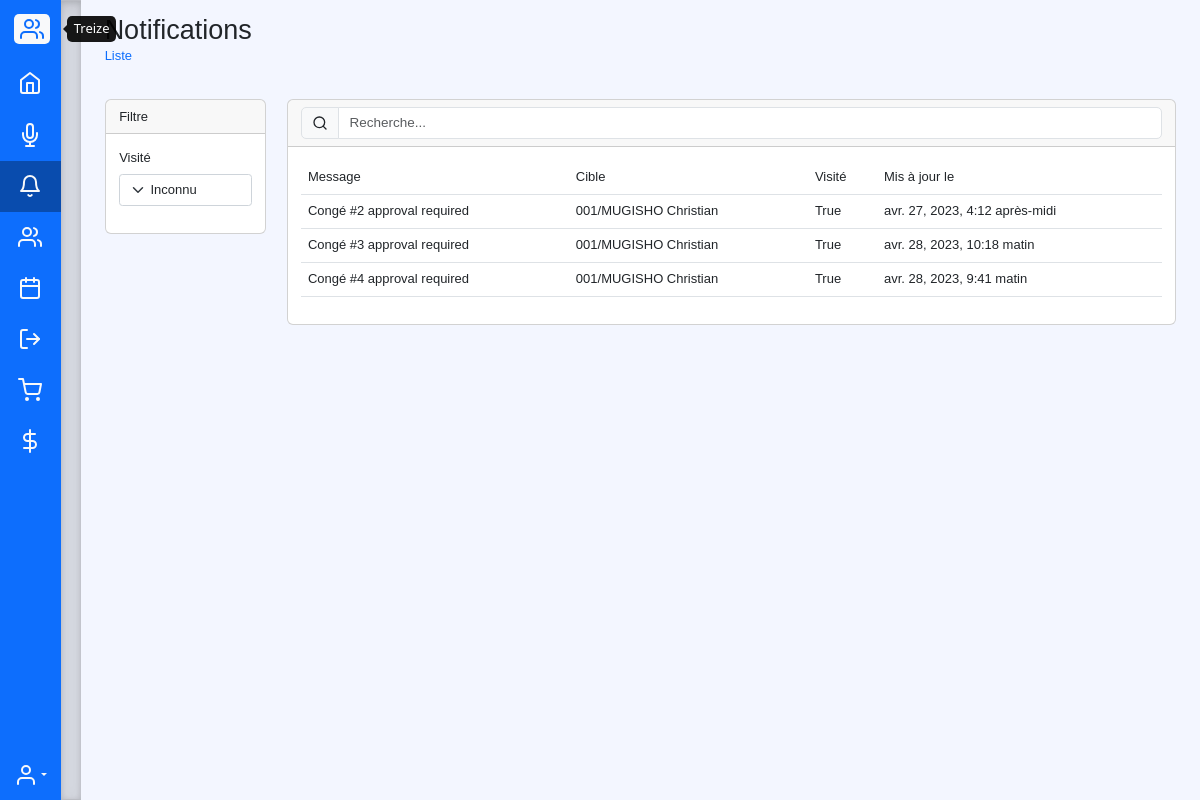
The app's page /list/core/notification (signed in) with its own data.
### core/models.py (models this page shows, shortened)
class Notification(models.Model):
    message = models.TextField(verbose_name="Message")
    target = models.ForeignKey('employee.Employee', verbose_name="Cible", null=True, on_delete=models.SET_NULL)
    redirect_to = models.URLField(verbose_name="Rediriger vers", max_length=250)
    visited = models.BooleanField(verbose_name="Visité", default=False)
    updated = models.DateTimeField(verbose_name="Mise à jour le", auto_now=True)
    created = models.DateTimeField(verbose_name="Créée le", auto_now_add=True)
    conf = {
        'icon': 'bell',
        'entry': reverse_lazy('core:list', kwargs={'app': 'core', 'model': 'notification'}),
        'list': {
            'display': [('message', 'Message'), ('target', 'Cible'), ('visited', 'Visité'), ('updated', 'Mis à jour le')],
            'filter': ['visited'],
            'action': []
        }
    }
    class Meta:
        verbose_name = "Notification"

### employee/models.py (models this page shows, shortened)
class Employee(models.Model):
    STATUS = (
        ('Actif', 'Actif'),
        ('Indisponibilite', 'Indisponibilite'),
        ('Licenciement', 'Licenciement'),
        ('Inactif', 'Inactif')
    )
    GENDERS = (("Male", "Homme"), ("Female", "Femme"))
    direction = models.ForeignKey(Direction, verbose_name="Direction", null=True, on_delete=models.SET_NULL)
    subDirection = models.ForeignKey(SubDirection, verbose_name="Sous-Direction/Technostructure", null=True, on_delete=models.SET_NULL)
    service = models.ForeignKey(Service, verbose_name="Service", null=True, on_delete=models.SET_NULL)
    function = models.ForeignKey(Function, verbose_name="Fonction", null=True, on_delete=models.SET_NULL)
    grade = models.ForeignKey(Grade, verbose_name="Grade", null=True, on_delete=models.SET_NULL)
    profile = models.ImageField(upload_to=upload_directory_file, blank=True, null=True, default=None)
    matricule = models.CharField("Matricule", unique=True, max_length=100, null=True, default=None)
    agreement = models.CharField("Type de contrat", max_length=10, choices=choices(Agreement, 'name'), null=True,
                                 default=None)
    first_name = models.CharField("Prenom", max_length=100, blank=True, null=True, default=None)
    middle_name = models.CharField("Deuxième prénom", max_length=100, blank=True, null=True, default=None)
    last_name = models.CharField("Nom", max_length=100, blank=True, null=True, default=None)
    n_cnss = models.CharField("N. CNSS", max_length=50, blank=True, null=True, default=None)
    n_inpp = models.CharField("N. INPP", max_length=50, blank=True, null=True, default=None)
    n_onem = models.CharField("N. ONEM", max_length=50, blank=True, null=True, default=None)
    gender = models.CharField("Genre", max_length=10, choices=GENDERS, null=True,
                              default="Male")
    marital_status = models.CharField("Etat civil", max_length=12,
                                      choices=(("Maried", "Marie"), ("Single", "Celibataire"), ("Widower", "Veuf(ve)")),
                                      default="Celibataire")
    spouse = models.CharField("Nom du cojoint(e)", max_length=100, blank=True, null=True, default=None)
    dob = models.DateField("Date de naissance", help_text='YYYY-MM-DD', blank=True, null=True, default=None)
    doj = models.DateField("Date d'entrée en fonction", help_text='YYYY-MM-DD', blank=True, null=True, default=None)
    mobile_number = PhoneNumberField("Numéro de mobile", null=True, default=None)
    address = models.TextField("Adresse permanente", blank=True, null=True, default=None)
    emergency_information = models.TextField("Information de contact d'urgence", null=True, default=None)
    syndicate = models.CharField("Syndicat", max_length=10, choices=choices(Syndicat, 'name'), blank=True, null=True,
                                 default=None)
    branch = models.CharField("Branch", max_length=10, choices=choices(Branch, 'name'))
    payment_method = models.CharField("Mode de paiement", max_length=10, choices=choices(PaymentMethod, 'name'))
    payer_name = models.CharField("Nom de la banque/Agent payeur", max_length=50, blank=True, null=True, default=None)
    pay_account = models.CharField("Numero de compte", max_length=50, blank=True, null=True, default=None)
    comment = models.TextField("Commentaire", blank=True, null=True, default=None)
    status = models.CharField(verbose_name="Status", max_length=20, choices=STATUS, default=STATUS[0][0])
    updated = models.DateTimeField(verbose_name="Mise à jour le", auto_now=True)
    created = models.DateTimeField(verbose_name="Créée le", auto_now_add=True)
    conf = {
        'icon': 'users',
        'description': 'value',
        'entry': reverse_lazy('core:list', kwargs={'app': 'employee', 'model': 'employee'}),
        'list': {
            'display': [('matricule', 'Matricule'), ('direction', 'Direction'), ('function', 'Fonction'), ('last_name', 'Nom'), ('first_name', 'Prenom'), ('status', 'Status'), ('updated', 'Mis à jour le')],
            'filter': ['direction', 'subDirection', 'function', 'grade', 'gender', 'marital_status', 'branch', 'payment_method', 'status', 'doj'],
            'action': [{
                'method': 'GET',
                'href': reverse_lazy('core:create', kwargs={'app': 'employee', 'model': 'employee'}),
                'class': 'btn btn-primary',
                'title': 'Ajouter'
            }]
        },
        'change': {
            'form': {
                'fields': ['direction', 'subDirection', 'service', 'function',
                           'grade', 'matricule', 'agreement', 'branch',
                           'profile', 'last_name', 'middle_name', 'first_name', 'dob',
                           'gender', 'marital_status', 'spouse', 'mobile_number', 'address',
                           'doj', 'n_cnss', 'n_inpp', 'n_onem',
                           'payment_method', 'pay_account', 'payer_name', 'emergency_information', 'comment', 'status'],
                'inlines': [{
                    'app': 'core',
                    'model': 'user',
                    'fields': ['email', 'groups']
                }, {
                    'app': 'employee',
                    'model': 'child',
                    'fields': ['full_name', 'dob', 'birth_certificate']
                }, {
                    'app': 'employee',
                    'model': 'document',
                    'fields': ['name', 'doc']
                }]
            },
            'action': [{
                'method': 'GET',
                'href': reverse_lazy('core:delete', kwargs={'app': 'employee', 'model': 'employee'}),
                'class': 'btn btn-danger',
                'title': 'Delete',
                'condition': 'True'
            }, {
                'method': 'GET',
                'href': reverse_lazy('core:document', kwargs={'app': 'employee', 'model': 'employee', 'document': 'employee'}),
                'class': 'btn btn-info',
                'title': 'Document',
                'condition': 'True'
            }]
        },
        'create': {
            'form': {
                'fields': ['direction', 'subDirection', 'service', 'function',
                           'grade', 'matricule', 'agreement', 'branch',
                           'profile', 'last_name', 'middle_name', 'first_name', 'dob',
                           'gender', 'marital_status', 'spouse', 'mobile_number', 'address',
                           'doj', 'n_cnss', 'n_inpp', 'n_onem',
                           'payment_method', 'pay_account', 'payer_name', 'emergency_information', 'comment', 'status'],
                'inlines': []
            }
        }
    }
    def full_name(self):
        return f"{self.last_name} {self.first_name}"
    def __str__(self):
        return f"{self.matricule}/{self.full_name()}"

### core/views.py (the view)
# urls.py: path('list/<str:app>/<str:model>', List.as_view(), name='list'),
class List(LoginRequiredMixin, View):
    def get(self, request, app, model):
        model = apps.get_model(app, model_name=model)
        fields = {'filter': getattr(model, 'conf', {}).get('list', {}).get('filter', [])}
        _filter = filterset_factory(model, **fields)(request.GET, queryset=model.objects.select_related().all())
        filter_form = _filter.form
        qs = _filter.qs
        return render(request, f'{self.__class__.__name__.lower()}.html', locals())

### core/filters.py (called while the page is built)
def filterset_factory(model, filter="__all__"):
    meta = type(str("Meta"), (object,), {"model": model, "fields": filter})
    filterset = type(str("%sFilterSet" % model._meta.object_name), (AdvanceFilterSet,), {"Meta": meta})
    return filterset

### core/templatetags/core.py (called while the page is built)
@register.filter(name='getattr')
def getter(obj, field):
    return getattr(obj, field, None)

### templates/list.html (shortened to what this page needs)
{% extends 'base.html' %}
{% load core %}
{% load crispy_forms_tags %}
{% block content %}
<div class="container-fluid">
    <div class="row">
        <div class="col">
            <h2 class="m-0">{{ model|getattr:'_meta'|getattr:'verbose_name_plural'|title }}</h2>
            <nav aria-label="breadcrumb">
              <ol class="breadcrumb">
                <li class="breadcrumb-item"><a href="{% url 'core:list' model|getattr:'_meta'|getattr:'app_label' model|getattr:'_meta'|getattr:'model_name' %}" class="text-decoration-none">Liste</a></li>
              </ol>
            </nav>
        </div>
        <div class="col text-end">
        </div>
    </div>
    <div class="row mt-4">
        {% if filter_form and filter_form.fields|length > 1 %}
        <div class="col-2">
            <div class="card">
                <div class="card-header">Filtre</div>
                <div class="card-body">
                    {{ filter_form|crispy }}
                </div>
            </div>
        </div>
        {% endif %}
        <div class="col">
            <div class="card">
                <div class="card-header">
                    <form method="get" class="input-group">
                        <span class="input-group-text" id="basic-addon1"><i data-feather="search" class="small-icon"></i></span>
                        <input type="text" class="form-control" placeholder="Recherche..." name="q" value="{{ request.GET.q }}">
                    </form>
                </div>
                <div class="card-body">
                    <table class="table table-hover table-responsive">
                        <thead>
                            <tr>
                                {% for field in model.conf.list.display %}
                                    <th>{{ field.1 }}</th>
                                {% endfor %}
                            </tr>
                        </thead>
                        <tbody>
                            {% for obj in qs %}<tr data-url='{% url 'core:change' model|getattr:'_meta'|getattr:'app_label' model|getattr:'_meta'|getattr:'model_name' %}?pk={{ obj.id }}'>
                                {% for field in model.conf.list.display %}
                                    <td>{{ obj|getattr:field.0 }}</td>
                                {% endfor %}</tr>
                            {% endfor %}
                        </tbody>
                    </table>
                </div>
            </div>
        </div>
    </div>
</div>
{% endblock %}

### static/css/custom.css (style rules this page uses)
* { font-size: 13px; }
body::before { opacity: 0.75; background-repeat: no-repeat; content: ''; position: fixed; top: 0; right: 0; bottom: 0; left: 0; background-position: right bottom; z-index: -1; background-color: #eff3ff; }
.card { border-radius: 6px !important; }
.small-icon { width: 16px; height: 16px; }
th { font-weight: normal; font-size: 13px; }
body { min-height: 100vh; min-height: -webkit-fill-available; }
html { font-size: 13.5px; height: -webkit-fill-available; }
body { font-family: "Nunito", sans-serif !important; }

### records on screen
Notification: display "Congé #2 approval required" "001/MUGISHO Christian" "True" "avr. 27, 2023, 4:12 après-midi"
Notification: display "Congé #3 approval required" "001/MUGISHO Christian" "True" "avr. 28, 2023, 10:18 matin"
Notification: display "Congé #4 approval required" "001/MUGISHO Christian" "True" "avr. 28, 2023, 9:41 matin"

### other values on screen
{{ model|getattr:'_meta'|getattr:'verbose_name_plural'|title }} "Notifications"
{{ field.1 }} "Message" "Cible" "Visité" "Mis à jour le"
